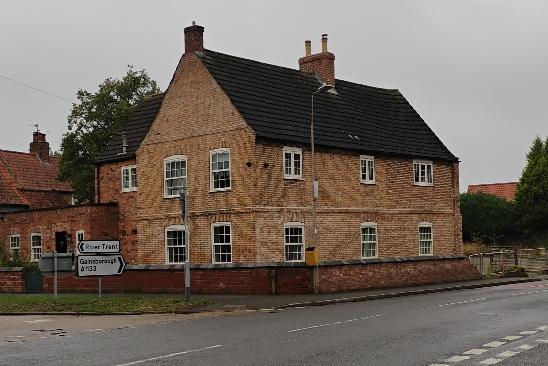
#> input picture before.jpg, 548 x 366 px
$ python auto_morph.py --base_image before.jpg --surrogate_image community1.jpg
#> lines starting #> are read from the running program, lines starting #| are printed output that depends on the picture
### imagemorphing/image_ops.py
from __future__ import annotations

from dataclasses import dataclass
from pathlib import Path

import cv2
import numpy as np


@dataclass(frozen=True)
class LoadedImages:
    base_bgr: np.ndarray
    surrogate_bgr: np.ndarray
    base_rgb: np.ndarray
    surrogate_rgb: np.ndarray


@dataclass(frozen=True)
class AlignedWorkspace:
    base_cropped: np.ndarray
    aligned_cropped: np.ndarray
    mask_cropped_3ch: np.ndarray


def load_image_or_raise(path: Path) -> np.ndarray:
    image = cv2.imread(str(path))
#> image is the input picture: shape (366, 548, 3); mean B, G, R 96.9, 106.1, 115.8
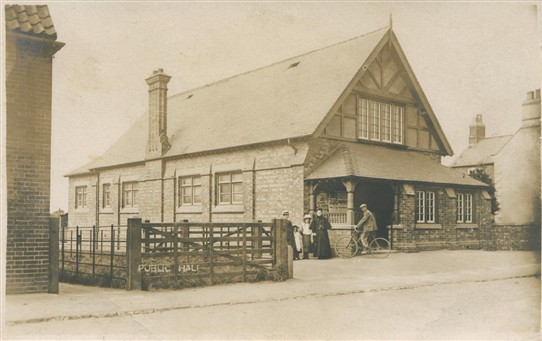
#> input picture community1.jpg, 542 x 341 px
#> in load_image_or_raise, image is the input picture: shape (341, 542, 3); mean B, G, R 145.8, 170.9, 183.6
    if image is None:
        raise FileNotFoundError(f"{path} not found or could not be opened.")
    return image


def resize_pair_to_smallest(
    base_image: np.ndarray,
    surrogate_image: np.ndarray,
) -> tuple[np.ndarray, np.ndarray]:
    base_height, base_width = base_image.shape[:2]
#> base_height = 366; base_width = 548
    surrogate_height, surrogate_width = surrogate_image.shape[:2]
#> surrogate_height = 341; surrogate_width = 542

    if (base_height, base_width) == (surrogate_height, surrogate_width):
        return base_image, surrogate_image

    width = min(base_width, surrogate_width)
#> width = 542
    height = min(base_height, surrogate_height)
#> height = 341
    return (
        cv2.resize(base_image, (width, height)),
        cv2.resize(surrogate_image, (width, height)),
    )


def prepare_loaded_images(base_path: Path, surrogate_path: Path) -> LoadedImages:
    base_bgr = load_image_or_raise(base_path)
    surrogate_bgr = load_image_or_raise(surrogate_path)
    base_bgr, surrogate_bgr = resize_pair_to_smallest(base_bgr, surrogate_bgr)
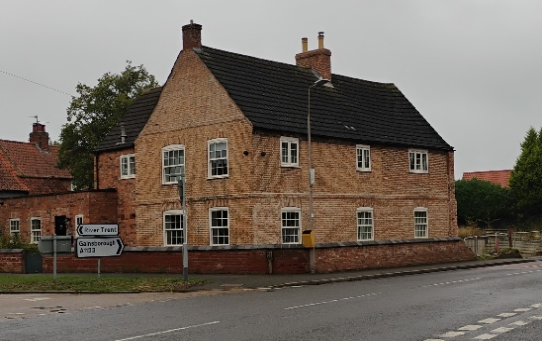
#> base_bgr: shape (341, 542, 3); mean B, G, R 96.8, 106, 115.7

    return LoadedImages(
        base_bgr=base_bgr,
        surrogate_bgr=surrogate_bgr,
        base_rgb=cv2.cvtColor(base_bgr, cv2.COLOR_BGR2RGB),
        surrogate_rgb=cv2.cvtColor(surrogate_bgr, cv2.COLOR_BGR2RGB),
    )


# [63 lines left out: functions apply_sepia, build_aligned_workspace, blend_frame, not called in this run]

### imagemorphing/automatic.py
from __future__ import annotations

from dataclasses import dataclass
from pathlib import Path

import cv2
import numpy as np

from .config import MorphConfig
from .exporters import (
    ExportResult,
    ensure_output_folder,
    export_gif,
    export_mp4,
    save_aligned_image,
    save_frames,
)
from .image_ops import prepare_loaded_images


@dataclass(frozen=True)
class AutoMorphResult:
    export_result: ExportResult
    match_visualization_path: Path
    match_count: int


def run_auto_morph(
    config: MorphConfig,
    *,
    max_features: int = 5000,
    preview_matches: int = 50,
) -> AutoMorphResult:
    if max_features <= 0:
        raise ValueError("max_features must be greater than 0.")
    if preview_matches <= 0:
        raise ValueError("preview_matches must be greater than 0.")

    loaded = prepare_loaded_images(config.base_image, config.surrogate_image)

    base_gray = cv2.cvtColor(loaded.base_bgr, cv2.COLOR_BGR2GRAY)
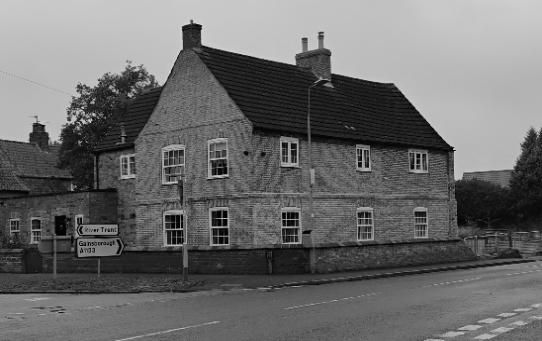
#> base_gray: shape (341, 542); min 0, max 215, mean 107.8
    surrogate_gray = cv2.cvtColor(loaded.surrogate_bgr, cv2.COLOR_BGR2GRAY)
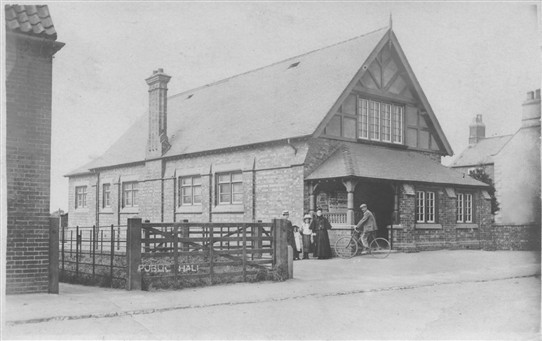
#> surrogate_gray: shape (341, 542); min 52, max 246, mean 171.8

    orb = cv2.ORB_create(max_features)
    base_keypoints, base_descriptors = orb.detectAndCompute(base_gray, None)
#> base_keypoints = 3588 keypoints; strongest (x, y, size): (180, 229, 31), (181, 226, 31), (174, 243, 31), (214, 174, 31)
    surrogate_keypoints, surrogate_descriptors = orb.detectAndCompute(
        surrogate_gray,
        None,
    )
#> surrogate_keypoints = 3466 keypoints; strongest (x, y, size): (421, 219, 31), (431, 219, 31), (421, 221, 31), (431, 221, 31)

    if base_descriptors is None or surrogate_descriptors is None:
        raise ValueError("Could not detect enough features for automatic morphing.")

    matcher = cv2.BFMatcher(cv2.NORM_HAMMING, crossCheck=True)
    matches = matcher.match(base_descriptors, surrogate_descriptors)
#> matches = 914 matches
    if len(matches) < 4:
        raise ValueError("Could not find enough feature matches for homography.")

    matches = sorted(matches, key=lambda match: match.distance)
    matched_base_points = np.float32([base_keypoints[match.queryIdx].pt for match in matches])
#> matched_base_points = 914 pairs, first value 32 to 510, second value 37 to 307
    matched_surrogate_points = np.float32(
        [surrogate_keypoints[match.trainIdx].pt for match in matches]
    )
#> matched_surrogate_points = 914 pairs, first value 31 to 508, second value 39.6 to 292

    homography, _ = cv2.findHomography(
        matched_surrogate_points,
        matched_base_points,
        cv2.RANSAC,
        5.0,
    )
#> homography = [[-0.435, -0.596, 146.8], [-0.228, -0.104, 27.97], [-0.00286, -0.00425, 1]]
    if homography is None:
        raise ValueError("Could not compute homography from automatic feature matches.")

    ensure_output_folder(config.output_folder)

    preview_match_count = min(preview_matches, len(matches))
#> preview_match_count = 50
    match_visualization = cv2.drawMatches(
        loaded.base_bgr,
        base_keypoints,
        loaded.surrogate_bgr,
        surrogate_keypoints,
        matches[:preview_match_count],
        None,
        flags=2,
    )
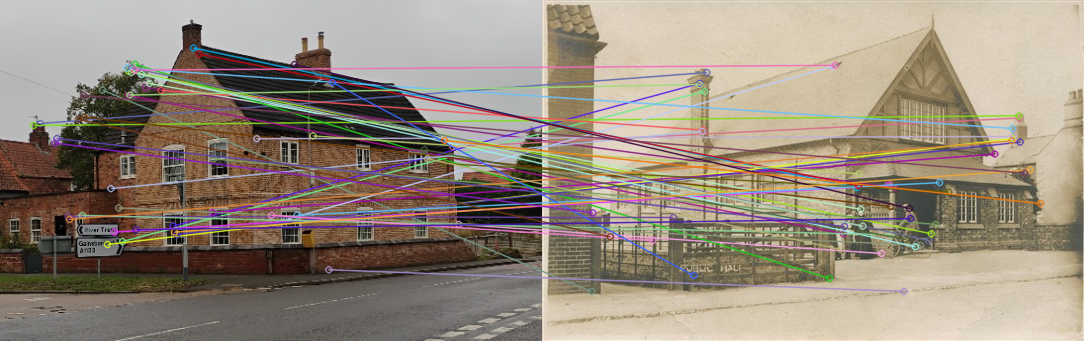
#> match_visualization: shape (341, 1084, 3); mean B, G, R 125.1, 139.3, 151.2
    match_visualization_path = config.output_folder / f"matches_{config.base_filename}.jpg"
    cv2.imwrite(str(match_visualization_path), match_visualization)

    height, width = loaded.base_bgr.shape[:2]
#> height = 341; width = 542
    aligned_image = cv2.warpPerspective(
        loaded.surrogate_bgr,
        homography,
        (width, height),
    )
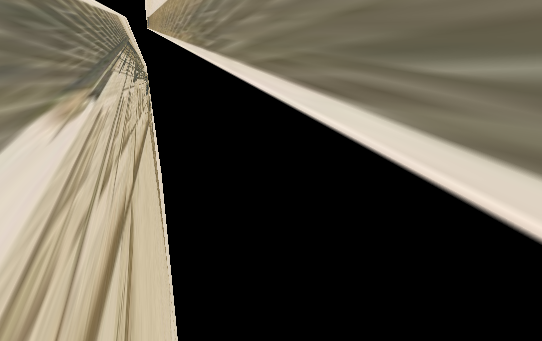
#> aligned_image: shape (341, 542, 3); mean B, G, R 72.5, 85.6, 91.4

    frames = [
        cv2.addWeighted(
            loaded.base_bgr,
            1.0 - (frame_index / config.num_frames),
            aligned_image,
            frame_index / config.num_frames,
            0,
        )
        for frame_index in range(config.num_frames + 1)
    ]
#> frames = 21 items
    frame_paths = save_frames(frames, config.output_folder, config.base_filename)
    aligned_image_path = save_aligned_image(
        aligned_image,
        config.output_folder,
        config.base_filename,
    )
    gif_path = export_gif(
        frame_paths,
        config.output_folder,
        config.base_filename,
        config.frame_duration_seconds,
    )
    mp4_path, mp4_message = export_mp4(
        config.output_folder,
        config.base_filename,
        config.ffmpeg_binary,
        config.frame_rate,
    )

    return AutoMorphResult(
        export_result=ExportResult(
            frame_paths=frame_paths,
            aligned_image_path=aligned_image_path,
            gif_path=gif_path,
            mp4_path=mp4_path,
            mp4_message=mp4_message,
        ),
        match_visualization_path=match_visualization_path,
        match_count=len(matches),
    )

### imagemorphing/exporters.py
from __future__ import annotations

from dataclasses import dataclass
from pathlib import Path
import subprocess
from typing import Iterable, List, Optional

import cv2
import imageio


@dataclass(frozen=True)
class ExportResult:
    frame_paths: List[Path]
    aligned_image_path: Path
    gif_path: Path
    mp4_path: Optional[Path]
    mp4_message: str


def ensure_output_folder(path: Path) -> None:
    path.mkdir(parents=True, exist_ok=True)


def save_frames(
    frames: Iterable,
    output_folder: Path,
    base_filename: str,
) -> List[Path]:
#> called with base_filename = 'before'
    saved_paths: List[Path] = []
    for index, frame in enumerate(frames):
        frame_path = output_folder / f"morphed_{base_filename}_{index:02d}.jpg"
        cv2.imwrite(str(frame_path), frame)
        saved_paths.append(frame_path)
#> this loop made 21 passes
#> after the loop, saved_paths = 21 items
    return saved_paths


def save_aligned_image(image, output_folder: Path, base_filename: str) -> Path:
    aligned_path = output_folder / f"aligned_image_{base_filename}.jpg"
    cv2.imwrite(str(aligned_path), image)
    return aligned_path


def export_gif(
    frame_paths: List[Path],
    output_folder: Path,
    base_filename: str,
    duration_seconds: float,
) -> Path:
    gif_path = output_folder / f"morph_{base_filename}.gif"
    with imageio.get_writer(gif_path, mode="I", duration=duration_seconds) as writer:
        for frame_path in frame_paths:
            writer.append_data(imageio.imread(frame_path))
    return gif_path


def export_mp4(
    output_folder: Path,
    base_filename: str,
    ffmpeg_binary: str,
    frame_rate: int,
) -> tuple[Optional[Path], str]:
#> called with base_filename = 'before', ffmpeg_binary = 'ffmpeg', frame_rate = 10
    mp4_path = output_folder / f"morph_{base_filename}.mp4"
    try:
        subprocess.run(
            [
                ffmpeg_binary,
                "-y",
                "-framerate",
                str(frame_rate),
                "-i",
                str(output_folder / f"morphed_{base_filename}_%02d.jpg"),
                "-c:v",
                "libx264",
                "-pix_fmt",
                "yuv420p",
                str(mp4_path),
            ],
            check=True,
        )
#> (this line was passed over: subprocess is not available in this run)
        return mp4_path, f"MP4 video saved as {mp4_path}"
    except FileNotFoundError:
        return (
            None,
            "ffmpeg was not found. GIF output was created, but MP4 export was skipped.",
        )
    except subprocess.CalledProcessError:
        return (
            None,
            (
                "ffmpeg failed to create MP4 video. "
                "Please ensure ffmpeg is installed and in your PATH."
            ),
        )

### imagemorphing/cli.py
from __future__ import annotations

import argparse
from pathlib import Path

from .config import MorphConfig, ResizeConfig


# [57 lines left out: functions _positive_int, build_morph_parser, build_resize_parser, not called in this run]


def build_auto_morph_parser() -> argparse.ArgumentParser:
    parser = argparse.ArgumentParser(description="Automatic Image Morphing Script")
    parser.add_argument(
        "--base_image",
        type=Path,
        required=True,
        help="Path to the base image",
    )
    parser.add_argument(
        "--surrogate_image",
        type=Path,
        required=True,
        help="Path to the surrogate image",
    )
    parser.add_argument(
        "--num_frames",
        type=_positive_int,
        default=20,
        help="Number of frames for the morphing sequence",
    )
    parser.add_argument(
        "--output_folder",
        type=Path,
        default=Path("output"),
        help="Folder to save output files",
    )
    parser.add_argument(
        "--max_features",
        type=_positive_int,
        default=5000,
        help="Maximum ORB features to detect",
    )
    parser.add_argument(
        "--preview_matches",
        type=_positive_int,
        default=50,
        help="Number of match lines to draw in the preview image",
    )
    return parser


# [35 lines left out: functions run_morph_app, run_resize_app, not called in this run]


def run_auto_morph_app() -> None:
    parser = build_auto_morph_parser()
    args = parser.parse_args()
    from .automatic import run_auto_morph

    config = MorphConfig(
        base_image=args.base_image,
        surrogate_image=args.surrogate_image,
        num_frames=args.num_frames,
        output_folder=args.output_folder,
    )
    try:
        result = run_auto_morph(
            config,
            max_features=args.max_features,
            preview_matches=args.preview_matches,
        )
    except ValueError as error:
        parser.error(str(error))

    print(f"Match preview saved as {result.match_visualization_path}")
#| Match preview saved as output/matches_before.jpg
    print(f"Matched feature count: {result.match_count}")
#| Matched feature count: 914
    print(f"Animated GIF saved as {result.export_result.gif_path}")
#| Animated GIF saved as output/morph_before.gif
    print(result.export_result.mp4_message)
#| MP4 video saved as output/morph_before.mp4

### imagemorphing/config.py
from __future__ import annotations

from dataclasses import dataclass
from pathlib import Path


@dataclass(frozen=True)
class MorphConfig:
    base_image: Path
    surrogate_image: Path
    output_folder: Path = Path("output")
    num_frames: int = 20
    frame_duration_seconds: float = 0.1
    frame_rate: int = 10
    ffmpeg_binary: str = "ffmpeg"

    def __post_init__(self) -> None:
        if self.num_frames <= 0:
            raise ValueError("num_frames must be greater than 0")
        if self.frame_duration_seconds <= 0:
            raise ValueError("frame_duration_seconds must be greater than 0")
        if self.frame_rate <= 0:
            raise ValueError("frame_rate must be greater than 0")

    @property
    def base_filename(self) -> str:
        return self.base_image.stem


@dataclass(frozen=True)
class ResizeConfig:
    base_image: Path
    overlay_image: Path
    output_folder: Path = Path("output")
    output_filename: str = "adjusted_overlay.png"

### auto_morph.py
#!/usr/bin/env python3
"""Entry point for automatic ORB-based image morphing."""

from imagemorphing.cli import run_auto_morph_app


if __name__ == "__main__":
    run_auto_morph_app()
